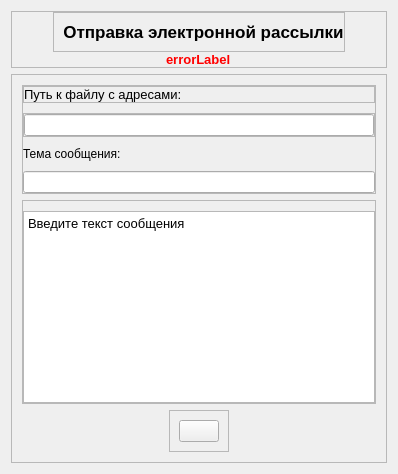
               <widget class="QWidget" name="bulkEmailPage">
                <layout class="QVBoxLayout" name="verticalLayout_9">
                 <item>
                  <widget class="QFrame" name="frame_13">
                   <property name="maximumSize">
                    <size>
                     <width>16777215</width>
                     <height>100</height>
                    </size>
                   </property>
                   <property name="frameShape">
                    <enum>QFrame::StyledPanel</enum>
                   </property>
                   <property name="frameShadow">
                    <enum>QFrame::Raised</enum>
                   </property>
                   <layout class="QVBoxLayout" name="verticalLayout_30">
                    <property name="spacing">
                     <number>0</number>
                    </property>
                    <property name="leftMargin">
                     <number>0</number>
                    </property>
                    <property name="topMargin">
                     <number>0</number>
                    </property>
                    <property name="rightMargin">
                     <number>0</number>
                    </property>
                    <property name="bottomMargin">
                     <number>0</number>
                    </property>
                    <item alignment="Qt::AlignHCenter">
                     <widget class="QFrame" name="frame_14">
                      <property name="frameShape">
                       <enum>QFrame::StyledPanel</enum>
                      </property>
                      <property name="frameShadow">
                       <enum>QFrame::Raised</enum>
                      </property>
                      <layout class="QHBoxLayout" name="horizontalLayout_10">
                       <property name="rightMargin">
                        <number>0</number>
                       </property>
                       <item>
                        <widget class="QLabel" name="label_12">
                         <property name="minimumSize">
                          <size>
                           <width>0</width>
                           <height>0</height>
                          </size>
                         </property>
                         <property name="maximumSize">
                          <size>
                           <width>16777215</width>
                           <height>16777215</height>
                          </size>
                         </property>
                         <property name="font">
                          <font>
                           <pointsize>13</pointsize>
                           <weight>75</weight>
                           <bold>true</bold>
                          </font>
                         </property>
                         <property name="styleSheet">
                          <string notr="true"/>
                         </property>
                         <property name="text">
                          <string>Отправка электронной рассылки</string>
                         </property>
                         <property name="alignment">
                          <set>Qt::AlignCenter</set>
                         </property>
                        </widget>
                       </item>
                      </layout>
                     </widget>
                    </item>
                    <item alignment="Qt::AlignHCenter">
                     <widget class="QLabel" name="errorLabelBulkEmail">
                      <property name="font">
                       <font>
                        <pointsize>10</pointsize>
                        <weight>75</weight>
                        <bold>true</bold>
                       </font>
                      </property>
                      <property name="styleSheet">
                       <string notr="true">color: red;</string>
                      </property>
                      <property name="text">
                       <string>errorLabel</string>
                      </property>
                     </widget>
                    </item>
                   </layout>
                  </widget>
                 </item>
                 <item>
                  <widget class="QFrame" name="frame_4">
                   <property name="frameShape">
                    <enum>QFrame::StyledPanel</enum>
                   </property>
                   <property name="frameShadow">
                    <enum>QFrame::Raised</enum>
                   </property>
                   <layout class="QVBoxLayout" name="verticalLayout_5">
                    <property name="spacing">
                     <number>6</number>
                    </property>
                    <property name="leftMargin">
                     <number>10</number>
                    </property>
                    <property name="topMargin">
                     <number>10</number>
                    </property>
                    <property name="rightMargin">
                     <number>10</number>
                    </property>
                    <property name="bottomMargin">
                     <number>10</number>
                    </property>
                    <item>
                     <widget class="QFrame" name="frame_6">
                      <property name="frameShape">
                       <enum>QFrame::StyledPanel</enum>
                      </property>
                      <property name="frameShadow">
                       <enum>QFrame::Raised</enum>
                      </property>
                      <layout class="QVBoxLayout" name="verticalLayout_6">
                       <property name="spacing">
                        <number>10</number>
                       </property>
                       <property name="leftMargin">
                        <number>0</number>
                       </property>
                       <property name="topMargin">
                        <number>0</number>
                       </property>
                       <property name="rightMargin">
                        <number>0</number>
                       </property>
                       <property name="bottomMargin">
                        <number>0</number>
                       </property>
                       <item>
                        <widget class="QFrame" name="frame_8">
                         <property name="frameShape">
                          <enum>QFrame::StyledPanel</enum>
                         </property>
                         <property name="frameShadow">
                          <enum>QFrame::Raised</enum>
                         </property>
                         <layout class="QVBoxLayout" name="verticalLayout_7">
                          <property name="spacing">
                           <number>0</number>
                          </property>
                          <property name="leftMargin">
                           <number>0</number>
                          </property>
                          <property name="topMargin">
                           <number>0</number>
                          </property>
                          <property name="rightMargin">
                           <number>0</number>
                          </property>
                          <property name="bottomMargin">
                           <number>0</number>
                          </property>
                          <item>
                           <widget class="QLabel" name="label">
                            <property name="font">
                             <font>
                              <pointsize>10</pointsize>
                             </font>
                            </property>
                            <property name="text">
                             <string>Путь к файлу с адресами:</string>
                            </property>
                           </widget>
                          </item>
                         </layout>
                        </widget>
                       </item>
                       <item alignment="Qt::AlignLeft">
                        <widget class="QFrame" name="frame_9">
                         <property name="frameShape">
                          <enum>QFrame::StyledPanel</enum>
                         </property>
                         <property name="frameShadow">
                          <enum>QFrame::Raised</enum>
                         </property>
                         <layout class="QHBoxLayout" name="horizontalLayout_3">
                          <property name="spacing">
                           <number>20</number>
                          </property>
                          <property name="leftMargin">
                           <number>0</number>
                          </property>
                          <property name="topMargin">
                           <number>0</number>
                          </property>
                          <property name="rightMargin">
                           <number>0</number>
                          </property>
                          <property name="bottomMargin">
                           <number>0</number>
                          </property>
                          <item>
                           <widget class="QLineEdit" name="fileWithEmailAddressesBulk">
                            <property name="minimumSize">
                             <size>
                              <width>350</width>
                              <height>0</height>
                             </size>
                            </property>
                            <property name="maximumSize">
                             <size>
                              <width>350</width>
                              <height>16777215</height>
                             </size>
                            </property>
                            <property name="clearButtonEnabled">
                             <bool>true</bool>
                            </property>
                           </widget>
                          </item>
                         </layout>
                        </widget>
                       </item>
                       <item>
                        <widget class="QLabel" name="label_2">
                         <property name="text">
                          <string>Тема сообщения:</string>
                         </property>
                        </widget>
                       </item>
                       <item>
                        <widget class="QLineEdit" name="inputSubjectBulk">
                         <property name="clearButtonEnabled">
                          <bool>true</bool>
                         </property>
                        </widget>
                       </item>
                      </layout>
                     </widget>
                    </item>
                    <item>
                     <widget class="QFrame" name="frame_11">
                      <property name="frameShape">
                       <enum>QFrame::StyledPanel</enum>
                      </property>
                      <property name="frameShadow">
                       <enum>QFrame::Raised</enum>
                      </property>
                      <layout class="QVBoxLayout" name="verticalLayout_8">
                       <property name="spacing">
                        <number>0</number>
                       </property>
                       <property name="leftMargin">
                        <number>0</number>
                       </property>
                       <property name="topMargin">
                        <number>10</number>
                       </property>
                       <property name="rightMargin">
                        <number>0</number>
                       </property>
                       <property name="bottomMargin">
                        <number>0</number>
                       </property>
                       <item>
                        <widget class="QTextEdit" name="inputMessageBulk">
                         <property name="cursor" stdset="0">
                          <cursorShape>IBeamCursor</cursorShape>
                         </property>
                         <property name="html">
                          <string>&lt;!DOCTYPE HTML PUBLIC &quot;-//W3C//DTD HTML 4.0//EN&quot; &quot;http://www.w3.org/TR/REC-html40/strict.dtd&quot;&gt;
&lt;html&gt;&lt;head&gt;&lt;meta name=&quot;qrichtext&quot; content=&quot;1&quot; /&gt;&lt;style type=&quot;text/css&quot;&gt;
p, li { white-space: pre-wrap; }
&lt;/style&gt;&lt;/head&gt;&lt;body style=&quot; font-family:'MS Shell Dlg 2'; font-size:8.25pt; font-weight:400; font-style:normal;&quot;&gt;
&lt;p style=&quot; margin-top:0px; margin-bottom:0px; margin-left:0px; margin-right:0px; -qt-block-indent:0; text-indent:0px;&quot;&gt;&lt;span style=&quot; font-size:10pt;&quot;&gt;Введите текст сообщения&lt;/span&gt;&lt;/p&gt;&lt;/body&gt;&lt;/html&gt;</string>
                         </property>
                        </widget>
                       </item>
                      </layout>
                     </widget>
                    </item>
                    <item alignment="Qt::AlignHCenter">
                     <widget class="QFrame" name="frame_12">
                      <property name="frameShape">
                       <enum>QFrame::StyledPanel</enum>
                      </property>
                      <property name="frameShadow">
                       <enum>QFrame::Raised</enum>
                      </property>
                      <layout class="QHBoxLayout" name="horizontalLayout_9">
                       <item>
                        <widget class="QPushButton" name="sendBulkBtn">
                         <property name="cursor">
                          <cursorShape>PointingHandCursor</cursorShape>
                         </property>
                         <property name="text">
                          <string/>
                         </property>
                         <property name="icon">
                          <iconset resource="../resources.qrc">
                           <normaloff>:/icons/send.svg</normaloff>:/icons/send.svg</iconset>
                         </property>
                         <property name="iconSize">
                          <size>
                           <width>24</width>
                           <height>24</height>
                          </size>
                         </property>
                        </widget>
                       </item>
                      </layout>
                     </widget>
                    </item>
                   </layout>
                  </widget>
                 </item>
                </layout>
               </widget>
